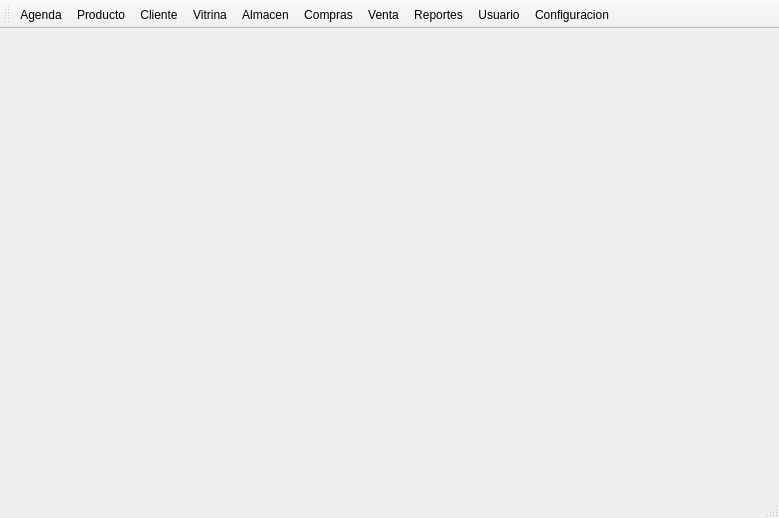
<?xml version="1.0" encoding="UTF-8"?>
<ui version="4.0">
 <class>MainWindow</class>
 <widget class="QMainWindow" name="MainWindow">
  <property name="geometry">
   <rect>
    <x>0</x>
    <y>0</y>
    <width>779</width>
    <height>518</height>
   </rect>
  </property>
  <property name="mouseTracking">
   <bool>false</bool>
  </property>
  <property name="windowTitle">
   <string>Optical Manager</string>
  </property>
  <property name="windowIcon">
   <iconset resource="Icons/Icons.qrc">
    <normaloff>:/Icons/internet-news-reader.png</normaloff>:/Icons/internet-news-reader.png</iconset>
  </property>
  <widget class="QWidget" name="centralWidget"/>
  <widget class="QMenuBar" name="menuBar">
   <property name="geometry">
    <rect>
     <x>0</x>
     <y>0</y>
     <width>779</width>
     <height>25</height>
    </rect>
   </property>
  </widget>
  <widget class="QToolBar" name="mainToolBar">
   <property name="iconSize">
    <size>
     <width>40</width>
     <height>40</height>
    </size>
   </property>
   <property name="toolButtonStyle">
    <enum>Qt::ToolButtonTextBesideIcon</enum>
   </property>
   <attribute name="toolBarArea">
    <enum>TopToolBarArea</enum>
   </attribute>
   <attribute name="toolBarBreak">
    <bool>false</bool>
   </attribute>
   <addaction name="actionAgenda"/>
   <addaction name="actionProducto"/>
   <addaction name="actionCliente"/>
   <addaction name="actionVitrina"/>
   <addaction name="actionAlmacen"/>
   <addaction name="actionCompras"/>
   <addaction name="actionVentas"/>
   <addaction name="actionReportes"/>
   <addaction name="actionUsuario"/>
   <addaction name="actionConfiguracion"/>
  </widget>
  <widget class="QStatusBar" name="statusBar"/>
  <action name="actionProducto">
   <property name="checked">
    <bool>false</bool>
   </property>
   <property name="enabled">
    <bool>true</bool>
   </property>
   <property name="icon">
    <iconset resource="Icons/Icons.qrc">
     <normaloff>:/Icons/file-roller.png</normaloff>:/Icons/file-roller.png</iconset>
   </property>
   <property name="text">
    <string>Producto</string>
   </property>
   <property name="shortcut">
    <string>Ctrl+Alt+P</string>
   </property>
  </action>
  <action name="actionUsuario">
   <property name="icon">
    <iconset resource="Icons/Icons.qrc">
     <normaloff>:/Icons/users.png</normaloff>:/Icons/users.png</iconset>
   </property>
   <property name="text">
    <string>Usuario</string>
   </property>
   <property name="shortcut">
    <string>Ctrl+Alt+U</string>
   </property>
  </action>
  <action name="actionCliente">
   <property name="icon">
    <iconset resource="Icons/Icons.qrc">
     <normaloff>:/Icons/clients.png</normaloff>:/Icons/clients.png</iconset>
   </property>
   <property name="text">
    <string>Cliente</string>
   </property>
   <property name="shortcut">
    <string>Ctrl+Alt+C</string>
   </property>
  </action>
  <action name="actionVitrina">
   <property name="icon">
    <iconset resource="Icons/Icons.qrc">
     <normaloff>:/Icons/inventory-maintenance.png</normaloff>:/Icons/inventory-maintenance.png</iconset>
   </property>
   <property name="text">
    <string>Vitrina</string>
   </property>
   <property name="shortcut">
    <string>Ctrl+Alt+V</string>
   </property>
  </action>
  <action name="actionAlmacen">
   <property name="icon">
    <iconset resource="Icons/Icons.qrc">
     <normaloff>:/Icons/1354339097_localbusiness-y.png</normaloff>:/Icons/1354339097_localbusiness-y.png</iconset>
   </property>
   <property name="text">
    <string>Almacen</string>
   </property>
   <property name="shortcut">
    <string>Ctrl+Alt+A</string>
   </property>
  </action>
  <action name="actionCompras">
   <property name="icon">
    <iconset resource="Icons/Icons.qrc">
     <normaloff>:/Icons/shopping-cart_basic_blue.png</normaloff>:/Icons/shopping-cart_basic_blue.png</iconset>
   </property>
   <property name="text">
    <string>Compras</string>
   </property>
   <property name="shortcut">
    <string>Ctrl+Alt+O</string>
   </property>
  </action>
  <action name="actionReportes">
   <property name="icon">
    <iconset resource="Icons/Icons.qrc">
     <normaloff>:/Icons/abiword.png</normaloff>:/Icons/abiword.png</iconset>
   </property>
   <property name="text">
    <string>Reportes</string>
   </property>
   <property name="shortcut">
    <string>Ctrl+Alt+R</string>
   </property>
  </action>
  <action name="actionVentas">
   <property name="icon">
    <iconset resource="Icons/Icons.qrc">
     <normaloff>:/Icons/ticket.png</normaloff>:/Icons/ticket.png</iconset>
   </property>
   <property name="text">
    <string>Ventas</string>
   </property>
   <property name="iconText">
    <string>Venta</string>
   </property>
   <property name="shortcut">
    <string>Ctrl+Alt+N</string>
   </property>
  </action>
  <action name="actionConfiguracion">
   <property name="icon">
    <iconset resource="Icons/Icons.qrc">
     <normaloff>:/Icons/1349716392_monotone_wrench_settings.png</normaloff>:/Icons/1349716392_monotone_wrench_settings.png</iconset>
   </property>
   <property name="text">
    <string>Configuracion</string>
   </property>
   <property name="shortcut">
    <string>Ctrl+Alt+F</string>
   </property>
  </action>
  <action name="actionAgenda">
   <property name="icon">
    <iconset resource="Icons/Icons.qrc">
     <normaloff>:/Icons/1354339085_ebooks.png</normaloff>:/Icons/1354339085_ebooks.png</iconset>
   </property>
   <property name="text">
    <string>Agenda</string>
   </property>
   <property name="shortcut">
    <string>Ctrl+Alt+G</string>
   </property>
  </action>
 </widget>
 <layoutdefault spacing="6" margin="11"/>
 <resources>
  <include location="Icons/Icons.qrc"/>
 </resources>
 <connections/>
</ui>
